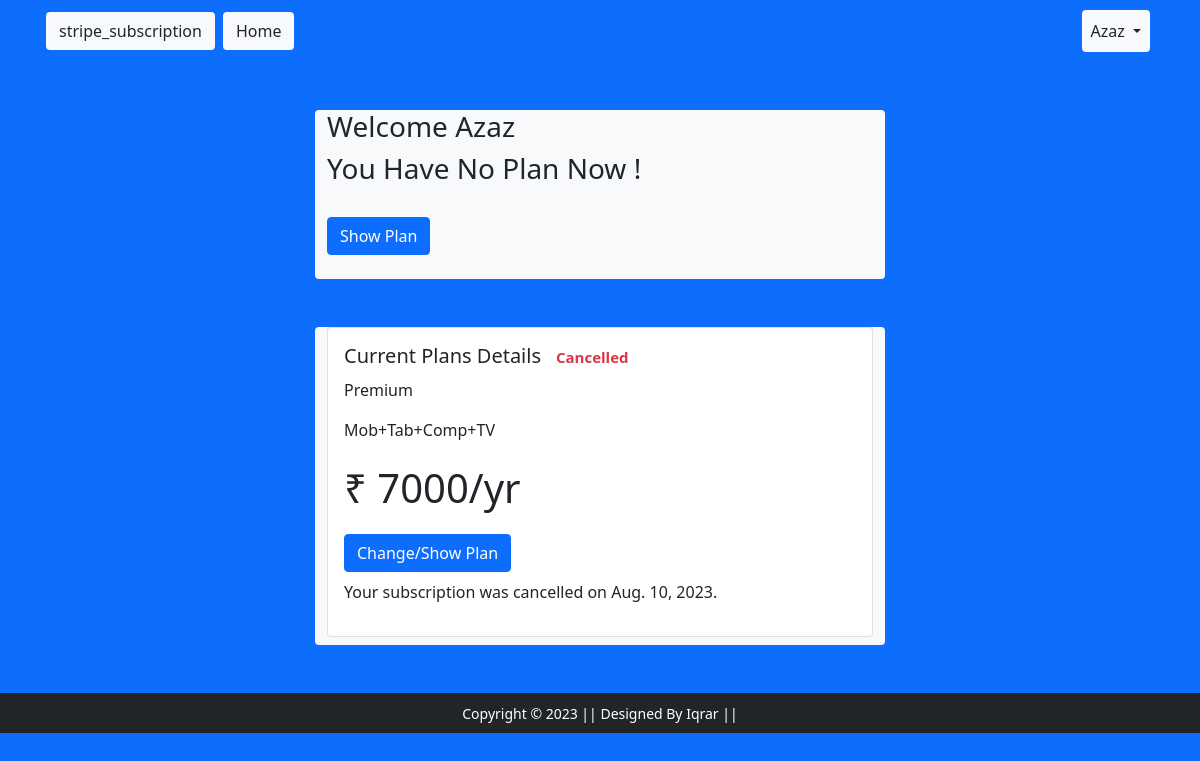
Page /accounts/profile/ (signed in) on the committed database.
### subscription/models.py (models this page shows, shortened)
class Cancelled_plan(models.Model):
    user = models.ForeignKey(User, on_delete=models.CASCADE)
    plan_type=models.CharField(max_length=200)
    price=models.IntegerField()
    allow_devices=models.CharField(max_length=200)
    yr_mon=models.CharField(max_length=200,default='mon')
    cancelled_date = models.DateField()

### subscription/views.py (the view)
# urls.py: path('accounts/profile/', views.ProfileView.as_view(), name='profile'),
@method_decorator(login_required,name='dispatch')
class ProfileView(View):
    def get(self,request):
        purchases=Purchased_plan.objects.filter(user=request.user).first()
        cancelled=Cancelled_plan.objects.filter(user=request.user).first()
        return render(request, 'subscription/profile.html',{'purchases':purchases,'cancelled':cancelled,'usr':request.user})

### subscription/templates/subscription/profile.html (shortened to what this page needs)
{% extends 'subscription/base.html' %}
{% load static %}
{% block main-content %}
<div class="container my-5">
  <div class="row my-3">
    <div class="col-sm-6 offset-sm-3 bg-light rounded">
    <h3>Welcome <span class="text-capitalize">{{request.user}}</span></h3>
    {% if purchases %}
    <div class="card mb-2">
      <div class="card-body">
        <h5 class="text-capitalize">Current Plans Details  <span class="badge rounded-pill text-primary">Active</span> <a href="{% url 'cancelplan' %}" class="btn btn-primary ms-5" role="button">Cancel</a></h5>
        <p class="text-capitalize">{{purchases.plan_type}}</p>
        <p>{{purchases.allow_devices}}</p>
        <p class='fs-1'>₹ {{purchases.price}}/{{purchases.yr_mon}}</p>
        <a href="{% url 'showplan' 0 1 %}" class="btn btn-primary" role="button">Change/Show Plan</a>
        <p class="mt-2">Your subscription has started on {{purchases.start_date}} and will auto renew on {{purchases.end_date}}</p>
      </div>
    </div>
    {% else %}
    <h3 class='mt-2'>You Have No Plan Now !</h3>
    <a href="{% url 'showplan' 0 1 %}" class="btn btn-primary my-4" role="button">Show Plan</a>
    {% endif %}
  </div>
  <div class="col-sm-6 offset-sm-3 mt-5 bg-light rounded">
    {% if cancelled %}
    <div class="card mb-2">
      <div class="card-body">
        <h5 class="text-capitalize">Current Plans Details  <span class="badge rounded-pill text-danger">cancelled</span> </h5>
        <p>{{cancelled.plan_type}}</p>
        <p>{{cancelled.allow_devices}}</p>
        <p class='fs-1'>₹ {{cancelled.price}}/{{cancelled.yr_mon}}</p>
        <a href="{% url 'showplan' 0 1 %}" class="btn btn-primary" role="button">Change/Show Plan</a>
        <p class="mt-2">Your subscription was cancelled on {{cancelled.cancelled_date}}.</p>
      </div>
    </div>
    {% endif %}
  </div>
 </div>
</div>
{% endblock main-content %}

### subscription/templates/subscription/base.html (shortened to what this page needs)
<!doctype html>
{% load static %}
<html lang="en">
<head>
  <link href="https://cdn.jsdelivr.net/npm/bootstrap@5.0.0-beta1/dist/css/bootstrap.min.css" rel="stylesheet"
>
  <link rel="stylesheet" href="{% static 'subscription/css/all.min.css' %}">
  <link rel="stylesheet" href="{% static 'subscription/css/style.css' %}">
</head>
<body class='bg-primary'>
  <nav class="navbar navbar-expand-lg navbar-dark bg-primary">
    <div class="container">
      <a href="{% url 'profile' %}" class="btn m-1 bg-light" role="button">stripe_subscription</a>
      <div class="collapse navbar-collapse" id="navbarSupportedContent">
        <ul class="navbar-nav me-auto mb-2 mb-lg-0">
          <li class="nav-item">
            <a href='/' class="btn m-1 bg-light" role="button">Home</a>
          </li>
        </ul>
        <div>
          <ul class="navbar-nav me-auto mb-2 mb-lg-0">
            {% if request.user.is_authenticated %}
            <li class="nav-item dropdown mx-2">
              <a class="nav-link dropdown-toggle text-dark bg-light btn" href="#" id="profileDropdown" role="button"
                data-bs-toggle="dropdown" aria-expanded="false">
                {{request.user.username|capfirst}}
              </a>
            </li>
            {% endif %}
          </ul>
        </div>
      </div>
    </div>
  </nav>
  {% block main-content %} {% endblock main-content %}
  <footer class="container-fluid bg-dark text-center p-2 mt-5">
    <small class="text-white">Copyright &copy; 2023 || Designed By Iqrar || </small>
  </footer>
</body>
</html>

### rows in the picture
Cancelled_plan: plan_type "Premium", allow_devices "Mob+Tab+Comp+TV", price "7000", yr_mon "yr", cancelled_date "Aug. 10, 2023"

### other values in the picture
{{ request.user.username|capfirst }} "Azaz"
{{ request.user }} "Azaz"
